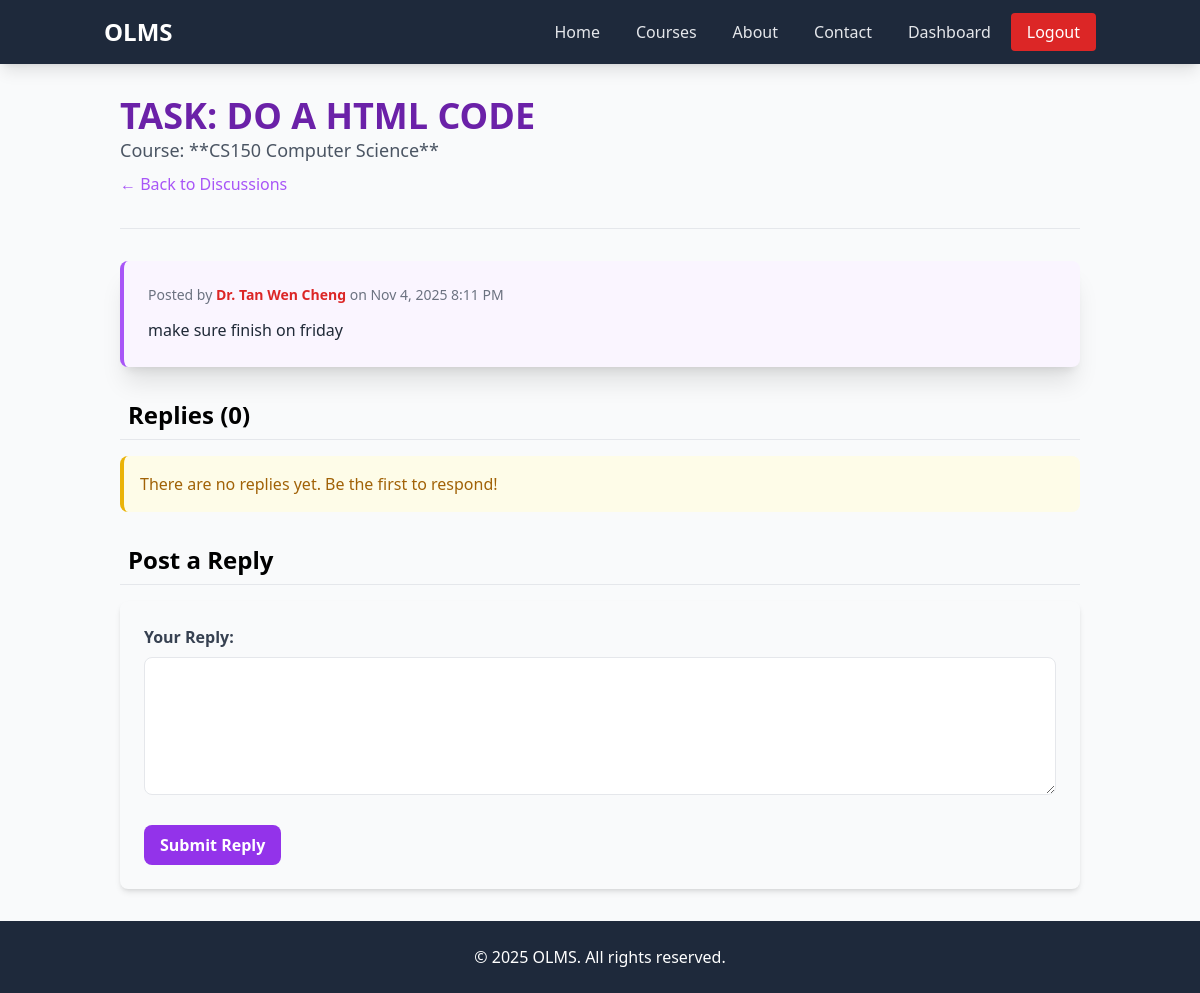
Screenshot of /lecturer/view_thread.php?thread_id=2 (signed in) with the database file from the repository.
### tables this page shows
CREATE TABLE `discussion_threads` (
  `id` int(11) NOT NULL,
  `course_id` int(11) NOT NULL,
  `user_id` int(11) NOT NULL,
  `title` varchar(255) NOT NULL,
  `content` text NOT NULL,
  `created_at` datetime DEFAULT current_timestamp()
);

CREATE TABLE `courses` (
  `id` int(11) NOT NULL,
  `title` varchar(100) NOT NULL,
  `level` varchar(50) DEFAULT NULL,
  `language` varchar(50) DEFAULT NULL,
  `fee` double(10,2) DEFAULT NULL,
  `lecturer_id` int(11) DEFAULT NULL,
  `description` varchar(500) DEFAULT NULL
);

CREATE TABLE `users` (
  `id` int(11) NOT NULL,
  `name` varchar(100) NOT NULL,
  `email` varchar(100) NOT NULL,
  `password` varchar(255) NOT NULL,
  `role` enum('student','lecturer','admin') NOT NULL DEFAULT 'student',
  `status` enum('pending','active','blocked') NOT NULL DEFAULT 'pending'
);

### lecturer/view_thread.php (the view, shortened to what this page needs)
<?php
include("../header.php");
include("../connection.php");
$thread_id = isset($_GET['thread_id']) ? $_GET['thread_id'] : null;
$thread_query = "
    SELECT
        t.title, t.content, t.created_at, t.course_id,
        u.name AS author_name, u.role AS author_role, c.title AS course_title
    FROM
        discussion_threads t
    JOIN
        users u ON t.user_id = u.id
    JOIN
        courses c ON t.course_id = c.id
    WHERE
        t.id = '$thread_id'";
$thread_result = mysqli_query($conn, $thread_query);
$thread = mysqli_fetch_assoc($thread_result);
$replies_query = "
    SELECT
        r.content, r.created_at, u.name AS replier_name, u.role AS replier_role
    FROM
        discussion_replies r
    JOIN
        users u ON r.user_id = u.id
    WHERE
        r.thread_id = '$thread_id'
    ORDER BY
        r.created_at ASC";
$replies_result = mysqli_query($conn, $replies_query);
?>
<body>
    <div class="container mx-auto p-8 max-w-5xl">
        <header class="mb-8">
            <h1 class="text-4xl font-extrabold text-purple-800"><?php echo htmlspecialchars($thread['title']); ?></h1>
            <p class="text-lg text-gray-600">Course: **<?php echo htmlspecialchars($thread['course_title']); ?>**</p>
            <a href="course_discussion.php?course_id=<?php echo $thread['course_id']; ?>" class="text-purple-500 hover:text-purple-700 mt-2 inline-block">← Back to Discussions</a>
        </header>
        <hr class="mb-8">
        <section id="main-post" class="mb-8 p-6 bg-purple-50 border-l-4 border-purple-500 rounded-lg shadow-xl">
            <p class="text-sm text-gray-500 mb-3">
                Posted by
                <span class="font-semibold text-<?php echo ($thread['author_role'] == 'lecturer') ? 'red-600' : 'blue-600'; ?>">
                    <?php echo htmlspecialchars($thread['author_name']); ?>
                </span>
                on <?php echo date('M j, Y g:i A', strtotime($thread['created_at'])); ?>
            </p>
            <div class="text-gray-800 leading-relaxed">
                <?php echo nl2br(htmlspecialchars($thread['content'])); ?>
            </div>
        </section>
        <section id="replies" class="mb-8">
            <h2 class="text-2xl font-semibold mb-4 border-b pb-2 flex items-center"><i class="fas fa-reply mr-2"></i> Replies (<?php echo mysqli_num_rows($replies_result); ?>)</h2>
            <div class="space-y-6">
                <?php if (mysqli_num_rows($replies_result) > 0): ?>
                    <?php while ($reply = mysqli_fetch_assoc($replies_result)): ?>
                        <div class="p-4 bg-white border border-gray-200 rounded-lg shadow-sm">
                            <p class="text-sm text-gray-500 mb-2">
                                Replied by
                                <span class="font-semibold text-<?php echo ($reply['replier_role'] == 'lecturer') ? 'red-600' : 'blue-600'; ?>">
                                    <?php echo htmlspecialchars($reply['replier_name']); ?>
                                </span>
                                on <?php echo date('M j, Y g:i A', strtotime($reply['created_at'])); ?>
                            </p>
                            <div class="text-gray-700">
                                <?php echo nl2br(htmlspecialchars($reply['content'])); ?>
                            </div>
                        </div>
                    <?php endwhile; ?>
                <?php else: ?>
                    <div class="p-4 bg-yellow-50 border-l-4 border-yellow-500 text-yellow-700 rounded-lg">
                        There are no replies yet. Be the first to respond!
                    </div>
                <?php endif; ?>
            </div>
        </section>
        <section id="reply-form">
            <h2 class="text-2xl font-semibold mb-4 border-b pb-2"><i class="fas fa-feather-alt mr-2"></i> Post a Reply</h2>
            <form action="view_thread.php?thread_id=<?php echo $thread_id; ?>" method="POST" class="p-6 bg-gray-50 rounded-lg shadow-md">
                <div class="mb-6">
                    <label for="reply_content" class="block text-gray-700 font-semibold mb-2">Your Reply:</label>
                    <textarea id="reply_content" name="reply_content" rows="5" required class="w-full px-3 py-2 border rounded-lg focus:ring-purple-500 focus:border-purple-500"></textarea>
                </div>
                <button type="submit" class="bg-purple-600 hover:bg-purple-700 text-white font-bold py-2 px-4 rounded-lg transition duration-200">
                    Submit Reply
                </button>
            </form>
        </section>
    </div>
</body>
<?php include("../footer.php"); ?>

### rows the page displays
discussion_threads: title "TASK: DO A HTML CODE", course.title "CS150 Computer Science", user.name "Dr. Tan Wen Cheng", created_at "Nov 4, 2025 8:11 PM", content "make sure finish on friday"

### other values shown
mysqli_num_rows($replies_result) "0"
